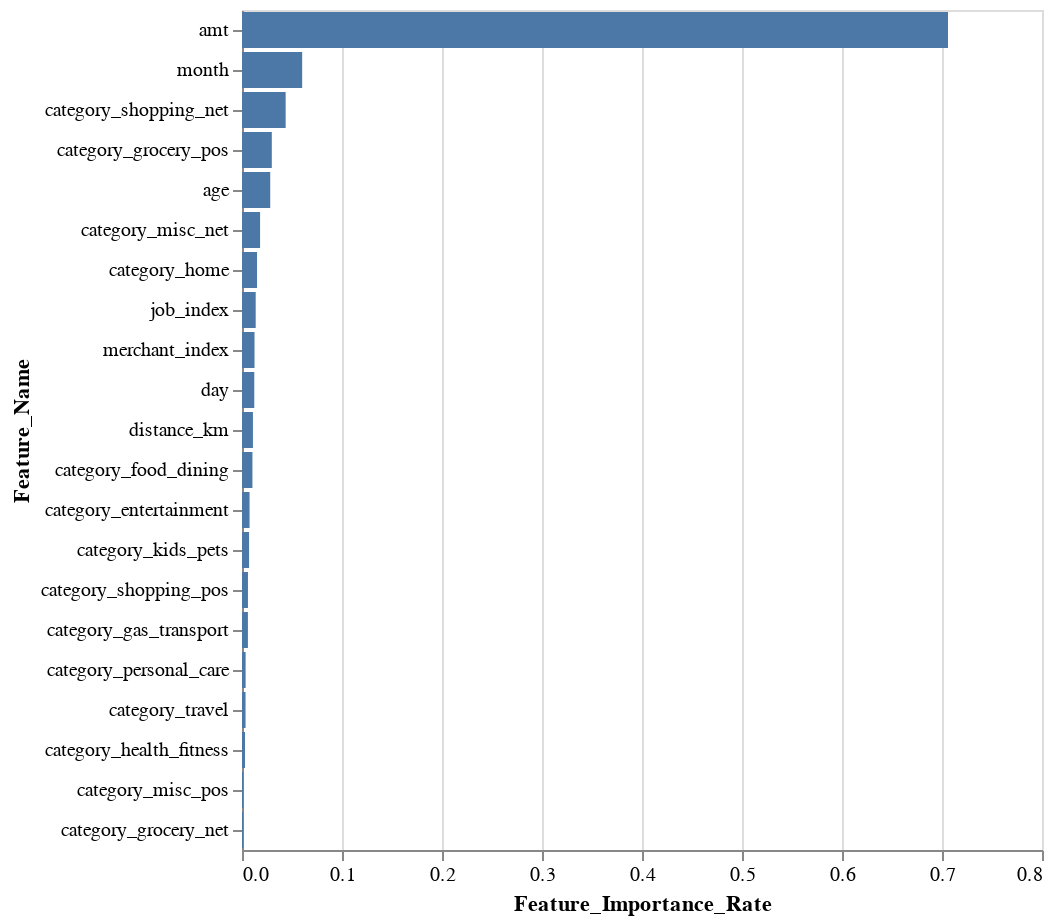

This figure's notebook cell:
### Markdown cell above
• Checking the contribution of each feature to predictions of target classes

### Code cell
# Creating a dataframe to extract the feature names
feature_names = pd.DataFrame(df_sampled)

# Creating a pandas dataframe with names of all the features and their corresponding feature importance values
df_rf_feature_imporance = pd.DataFrame({'Feature_Name': feature_names.columns, 'Feature_Importance_Rate': rf_model.feature_importances_})

# Displaying a chart to visualizes the feature importance rates for each feature
alt.Chart(df_rf_feature_imporance).mark_bar().encode(x='Feature_Importance_Rate', y=alt.Y('Feature_Name', sort='-x'), tooltip=['Feature_Name','Feature_Importance_Rate'])

### Figure 1 — Vega-Lite specification as saved in the notebook (floating-point values rounded to 4 significant figures)
{"config": {"view": {"continuousWidth": 400, "continuousHeight": 300}}, "data": {"name": "data-afb21a3a5cf60cca4bbbde6693d86796"}, "mark": "bar", "encoding": {"tooltip": [{"field": "Feature_Name", "type": "nominal"}, {"field": "Feature_Importance_Rate", "type": "quantitative"}], "x": {"field": "Feature_Importance_Rate", "type": "quantitative"}, "y": {"field": "Feature_Name", "sort": "-x", "type": "nominal"}}, "$schema": "https://vega.github.io/schema/vega-lite/v4.17.0.json", "datasets": {"data-afb21a3a5cf60cca4bbbde6693d86796": [{"Feature_Name": "amt", "Feature_Importance_Rate": 0.706}, {"Feature_Name": "age", "Feature_Importance_Rate": 0.02822}, {"Feature_Name": "month", "Feature_Importance_Rate": 0.06018}, {"Feature_Name": "day", "Feature_Importance_Rate": 0.01229}, {"Feature_Name": "distance_km", "Feature_Importance_Rate": 0.01094}, {"Feature_Name": "job_index", "Feature_Importance_Rate": 0.0137}, {"Feature_Name": "merchant_index", "Feature_Importance_Rate": 0.01252}, {"Feature_Name": "category_entertainment", "Feature_Importance_Rate": 0.007541}, {"Feature_Name": "category_food_dining", "Feature_Importance_Rate": 0.01043}, {"Feature_Name": "category_gas_transport", "Feature_Importance_Rate": 0.005925}, {"Feature_Name": "category_grocery_net", "Feature_Importance_Rate": 0.001203}, {"Feature_Name": "category_grocery_pos", "Feature_Importance_Rate": 0.02981}, {"Feature_Name": "category_health_fitness", "Feature_Importance_Rate": 0.003005}, {"Feature_Name": "category_home", "Feature_Importance_Rate": 0.01503}, {"Feature_Name": "category_kids_pets", "Feature_Importance_Rate": 0.007078}, {"Feature_Name": "category_misc_net", "Feature_Importance_Rate": 0.01808}, {"Feature_Name": "category_misc_pos", "Feature_Importance_Rate": 0.001275}, {"Feature_Name": "category_personal_care", "Feature_Importance_Rate": 0.003623}, {"Feature_Name": "category_shopping_net", "Feature_Importance_Rate": 0.04366}, {"Feature_Name": "category_shopping_pos", "Feature_Importance_Rate": 0.005958}, {"Feature_Name": "category_travel", "Feature_Importance_Rate": 0.00354}]}}
